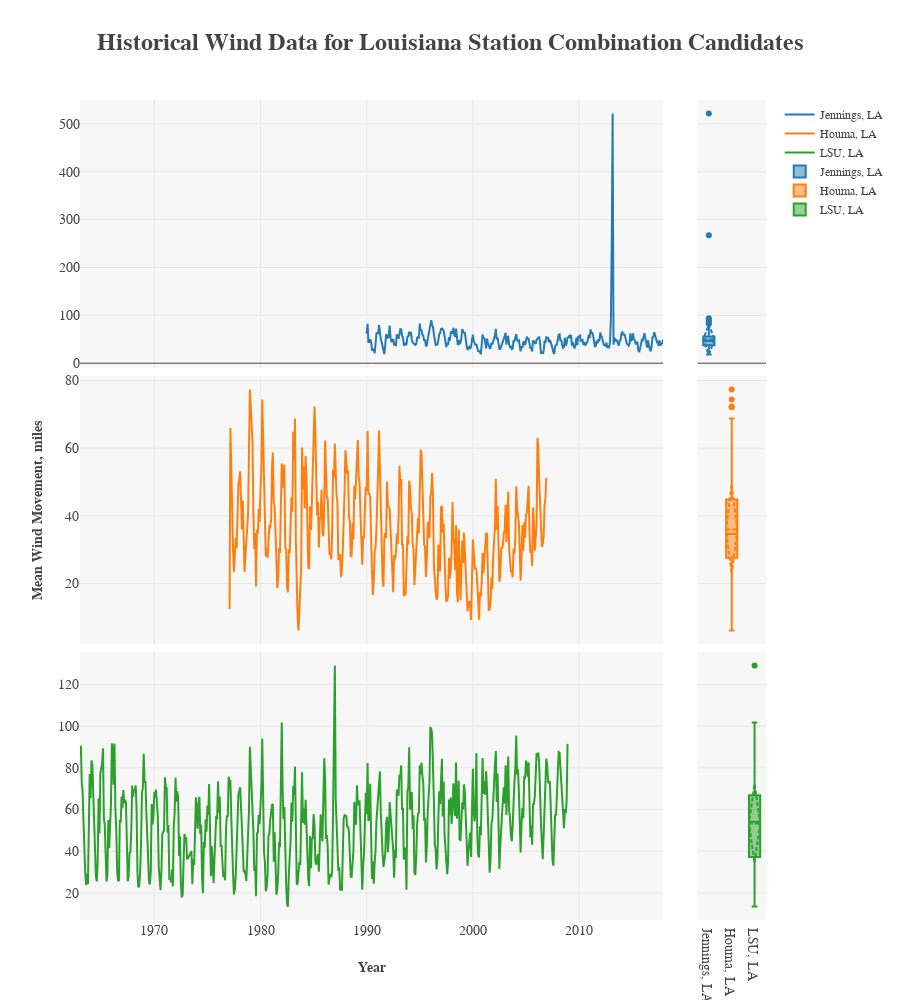

Notebook code for this chart:
### Code cell
# Plot the historical weather combination Dataframe candidates for some quick Exploratory
# Data Analysis (EDA)
# Generate an interactive plot using the plotly package

trace1 = go.Scatter(
    x=df_la_j_lines_wind.index,
    y=df_la_j_lines_wind.WDMV,
    mode="lines",
    line=dict(color="rgb(35,122,181)"),
    name="Jennings, LA")

trace2 = go.Scatter(
    x=df_la_h_lines_wind.index,
    y=df_la_h_lines_wind.WDMV,
    mode="lines",
    line=dict(color="rgb(255,127,14)"),
    name="Houma, LA")

trace3 = go.Scatter(
    x=df_la_b_lines_wind.index,
    y=df_la_b_lines_wind.WDMV,
    mode="lines",
    line=dict(color="rgb(44,160,44)"),
    name="LSU, LA")

trace4 = go.Box(
    y=df_la_j_lines_wind.WDMV,
    marker=dict(color="rgb(35,122,181)"),
    boxmean="sd",
    name="Jennings, LA"
)

trace5 = go.Box(
    y=df_la_h_lines_wind.WDMV,
    marker=dict(color="rgb(255,127,14)"),
    boxmean="sd",
    name="Houma, LA"
)

trace6 = go.Box(
    y=df_la_b_lines_wind.WDMV,
    marker=dict(color="rgb(44,160,44)"),
    boxmean="sd",
    name="LSU, LA"
)

fig = tools.make_subplots(rows=3, cols=2, shared_xaxes=True, shared_yaxes=True,
                          vertical_spacing=0.01)
fig.append_trace(trace1, 1, 1)
fig.append_trace(trace2, 2, 1)
fig.append_trace(trace3, 3, 1)
fig.append_trace(trace4, 1, 2)
fig.append_trace(trace5, 2, 2)
fig.append_trace(trace6, 3, 2)

fig["layout"].update(
    plot_bgcolor="rgb(247,247,247)",
    legend=dict(font=dict(family="serif", size=12)),
    height=1000,
    title="<b>Historical Wind Data for Louisiana Station Combination Candidates</b>",
    titlefont=dict(family="serif", size=24),
    yaxis1=dict(titlefont=dict(family="serif", size=14),
                tickfont=dict(family="serif", size=14)),
    yaxis2=dict(title="<b>Mean Wind Movement, miles</b>",
                titlefont=dict(family="serif", size=14),
                tickfont=dict(family="serif", size=14),
                anchor="x"),
    yaxis3=dict(titlefont=dict(family="serif", size=14),
                tickfont=dict(family="serif", size=14)),
    yaxis4=dict(titlefont=dict(family="serif", size=14),
                tickfont=dict(family="serif", size=14),
                anchor="x2"),
    yaxis5=dict(titlefont=dict(family="serif", size=14),
                tickfont=dict(family="serif", size=14)),
    yaxis6=dict(titlefont=dict(family="serif", size=14),
                tickfont=dict(family="serif", size=14)),
    xaxis1=dict(title="<b>Year</b>", titlefont=dict(family="serif", size=14), 
                tickfont=dict(family="serif", size=14),
                domain=[0, 0.85]),
    xaxis2=dict(tickfont=dict(family="serif", size=14),
                domain=[0.9, 1]),
    xaxis3=dict(title="<b>Year</b>", titlefont=dict(family="serif", size=14),
                tickfont=dict(family="serif", size=14),
                domain=[0, 0.85]),
    xaxis4=dict(tickfont=dict(family="serif", size=14),
                domain=[0.9, 1]),
    xaxis5=dict(title="<b>Year</b>", titlefont=dict(family="serif", size=14), 
                tickfont=dict(family="serif", size=14),
                domain=[0, 0.85]),
    xaxis6=dict(tickfont=dict(family="serif", size=14),
                domain=[0.9, 1]))
py.offline.iplot(fig)

### Figure 1 — Plotly figure (JSON) as saved in the notebook; plotly's stock layout.template omitted (floating-point values rounded to 4 significant figures; data arrays with more than 128 entries replaced by an {"elided": "..."} marker saying what was removed)
{"data": [{"line": {"color": "rgb(35,122,181)"}, "mode": "lines", "name": "Jennings, LA", "type": "scatter", "x": {"elided": "327 str values"}, "xaxis": "x1", "y": {"elided": "327 float values"}, "yaxis": "y1"}, {"line": {"color": "rgb(255,127,14)"}, "mode": "lines", "name": "Houma, LA", "type": "scatter", "x": {"elided": "350 str values"}, "xaxis": "x1", "y": {"elided": "350 float values"}, "yaxis": "y2"}, {"line": {"color": "rgb(44,160,44)"}, "mode": "lines", "name": "LSU, LA", "type": "scatter", "x": {"elided": "531 str values"}, "xaxis": "x1", "y": {"elided": "531 float values"}, "yaxis": "y3"}, {"boxmean": "sd", "marker": {"color": "rgb(35,122,181)"}, "name": "Jennings, LA", "type": "box", "xaxis": "x2", "y": {"elided": "327 float values"}, "yaxis": "y1"}, {"boxmean": "sd", "marker": {"color": "rgb(255,127,14)"}, "name": "Houma, LA", "type": "box", "xaxis": "x2", "y": {"elided": "350 float values"}, "yaxis": "y2"}, {"boxmean": "sd", "marker": {"color": "rgb(44,160,44)"}, "name": "LSU, LA", "type": "box", "xaxis": "x2", "y": {"elided": "531 float values"}, "yaxis": "y3"}], "layout": {"height": 1000, "legend": {"font": {"family": "serif", "size": 12}}, "plot_bgcolor": "rgb(247,247,247)", "title": "<b>Historical Wind Data for Louisiana Station Combination Candidates</b>", "titlefont": {"family": "serif", "size": 24}, "xaxis1": {"anchor": "y3", "domain": [0, 0.85], "tickfont": {"family": "serif", "size": 14}, "title": "<b>Year</b>", "titlefont": {"family": "serif", "size": 14}}, "xaxis2": {"anchor": "free", "domain": [0.9, 1], "position": 0, "tickfont": {"family": "serif", "size": 14}}, "xaxis3": {"domain": [0, 0.85], "tickfont": {"family": "serif", "size": 14}, "title": "<b>Year</b>", "titlefont": {"family": "serif", "size": 14}}, "xaxis4": {"domain": [0.9, 1], "tickfont": {"family": "serif", "size": 14}}, "xaxis5": {"domain": [0, 0.85], "tickfont": {"family": "serif", "size": 14}, "title": "<b>Year</b>", "titlefont": {"family": "serif", "size": 14}}, "xaxis6": {"domain": [0.9, 1], "tickfont": {"family": "serif", "size": 14}}, "yaxis1": {"anchor": "free", "domain": [0.6733, 1], "position": 0, "tickfont": {"family": "serif", "size": 14}, "titlefont": {"family": "serif", "size": 14}}, "yaxis2": {"anchor": "x", "domain": [0.3367, 0.6633], "position": 0, "tickfont": {"family": "serif", "size": 14}, "title": "<b>Mean Wind Movement, miles</b>", "titlefont": {"family": "serif", "size": 14}}, "yaxis3": {"anchor": "x1", "domain": [0, 0.3267], "tickfont": {"family": "serif", "size": 14}, "titlefont": {"family": "serif", "size": 14}}, "yaxis4": {"anchor": "x2", "tickfont": {"family": "serif", "size": 14}, "titlefont": {"family": "serif", "size": 14}}, "yaxis5": {"tickfont": {"family": "serif", "size": 14}, "titlefont": {"family": "serif", "size": 14}}, "yaxis6": {"tickfont": {"family": "serif", "size": 14}, "titlefont": {"family": "serif", "size": 14}}}}
